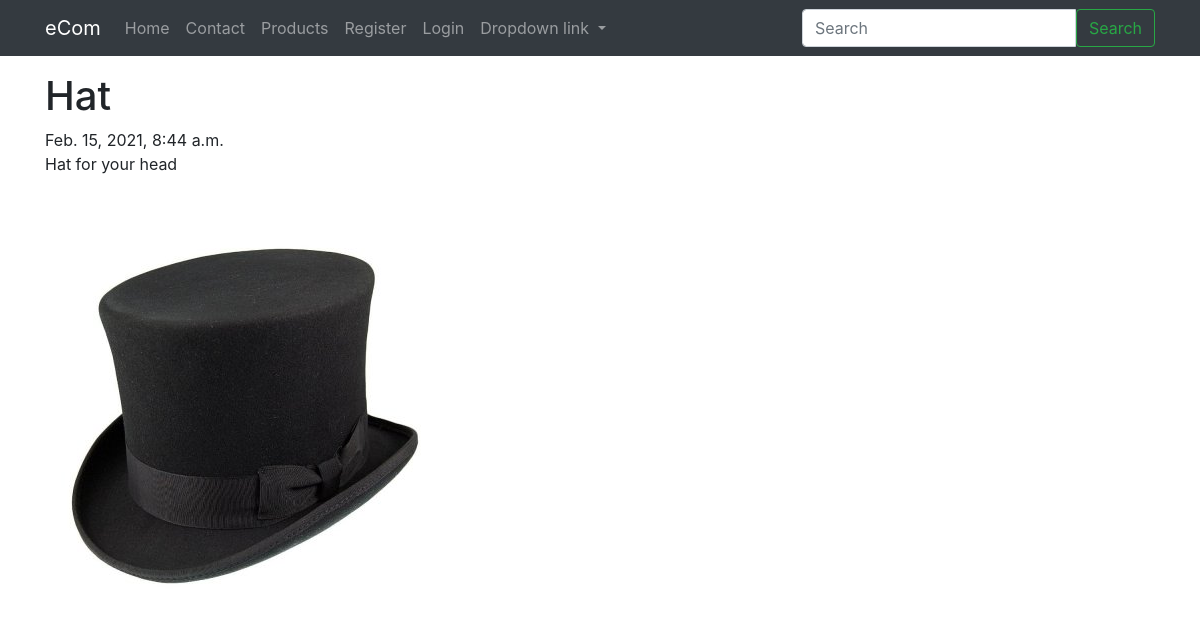
Screenshot of /products/hat/ with the database file from the repository.
### products/models.py (models this page shows, shortened)
class Product(models.Model):
    title = models.CharField(max_length=120)
    slug = models.SlugField(default='abc', blank=True, unique=True)
    description = models.TextField()
    price = models.DecimalField(decimal_places=2, max_digits=10, default=39.99)
    image = models.ImageField(upload_to=upload_image_path, null=True, blank=True)
    featured = models.BooleanField(default=False)
    active = models.BooleanField(default=True)
    timestamp = models.DateTimeField(auto_now_add=True)
    objects = ProductManger()

### products/views.py (the view)
# urls.py: path('<slug:slug>/', ProductDetailSlugView.as_view(), name='detail'),
class ProductDetailSlugView(DetailView):
    queryset = Product.objects.all()
    template_name = "products/detail.html"
    def get_object(self, *args, **kwargs):
        slug = self.kwargs.get('slug')
        try:
            instance = Product.objects.get(slug=slug, active=True)
        except Product.DoesNotExist:
            raise Http404("Not found... 56")
        except Product.MultipleObjectsReturned:
            qs = Product.objects.filter(slug=slug, active=True)
            instance = qs.first()
        except:
            raise Http404("Uhmmm 61")
        return instance

### products/models.py (called while the page is built)
    def get_queryset(self):
        return ProductQuerySet(self.model, using=self._db)

### products/templates/products/detail.html
{% extends "base.html" %}
{% block content %}
<div class="row">
    <div class="col">
        <h1>{{ object.title }}</h1>
        {{ object.timestamp }}
        <br>{{ object.description|linebreaks }}
        <br>{% if object.image %}
        <img src="{{ object.image.url}}" alt="" class="img-fluid"> <br> {% endif %}
    </div>
</div>
{% endblock %}

### rows the page displays
Product: title "Hat", timestamp "Feb. 15, 2021, 8:44 a.m.", description "Hat for your head", image (picture)

### other values shown
{{ brand_name }} "eCom"
